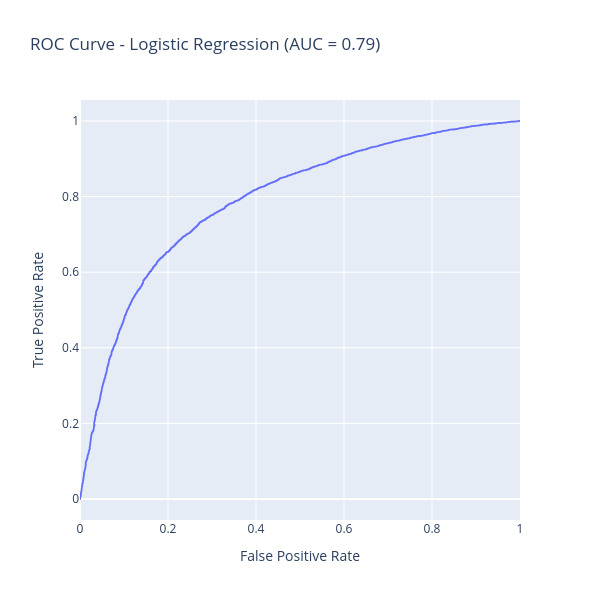

Notebook code cell kept with this figure:
### Code cell
fig = px.line(
    x=rocs_lr[0],
    y=rocs_lr[1],
    hover_data={'threshold': rocs_lr[2]},
    labels={'x': 'False Positive Rate', 'y': 'True Positive Rate'},
    title='ROC Curve - Logistic Regression (AUC = {:.2f})'.format(auc_lr),
    width=600,
    height=600
)

fig.show()

### Figure 1 — Plotly figure (JSON) as saved in the notebook; plotly's stock layout.template omitted (floating-point values rounded to 4 significant figures; data arrays with more than 128 entries replaced by an {"elided": "..."} marker saying what was removed)
{"data": [{"customdata": {"elided": "5116x1 float values"}, "hovertemplate": "False Positive Rate=%{x}<br>True Positive Rate=%{y}<br>threshold=%{customdata[0]}<extra></extra>", "legendgroup": "", "line": {"color": "#636efa", "dash": "solid"}, "marker": {"symbol": "circle"}, "mode": "lines", "name": "", "showlegend": false, "type": "scattergl", "x": {"elided": "5116 float values"}, "xaxis": "x", "y": {"elided": "5116 float values"}, "yaxis": "y"}], "layout": {"height": 600, "legend": {"tracegroupgap": 0}, "title": {"text": "ROC Curve - Logistic Regression (AUC = 0.79)"}, "width": 600, "xaxis": {"anchor": "y", "domain": [0, 1], "title": {"text": "False Positive Rate"}}, "yaxis": {"anchor": "x", "domain": [0, 1], "title": {"text": "True Positive Rate"}}}}
